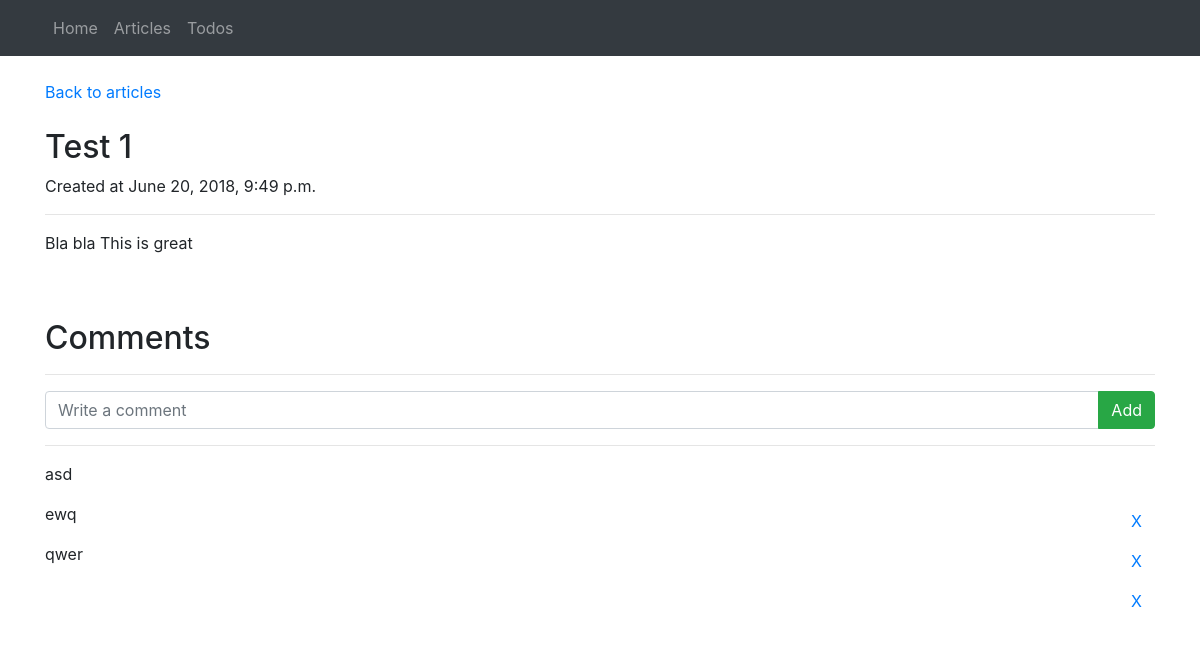
Page /article/27/ on the earlier database version.
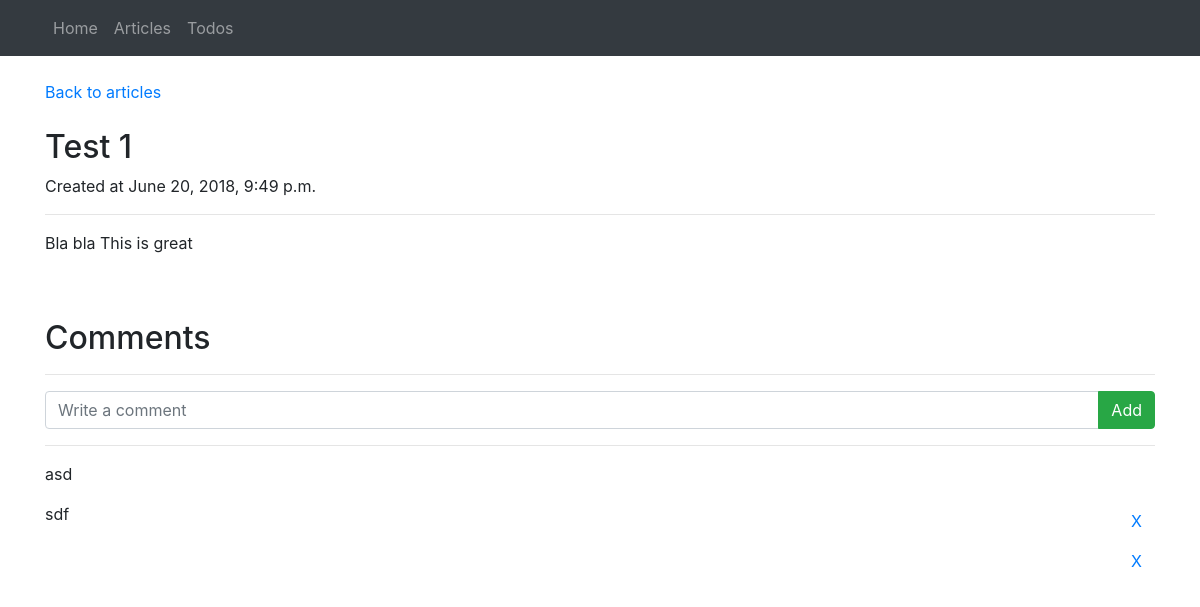
Same page on the later database version.
### app/models.py (models this page shows, shortened)
class Article(models.Model):
    id = models.BigAutoField(primary_key=True)
    name = models.CharField(max_length=50)
    content = models.TextField()
    create_date = models.DateTimeField(default=timezone.now())

class Comment(models.Model):
    id = models.BigAutoField(primary_key=True)
    article = models.ForeignKey(Article, on_delete=models.CASCADE)
    content = models.TextField()
    create_date = models.DateTimeField(default=timezone.now())

### app/views/article_views.py (the view)
# urls.py: path('article/<int:article_id>/', article_views.article_show, name='article-show'),
@require_GET
def article_show(request, article_id):
    article = get_object_or_404(Article, id=article_id)
    return render(request, 'article/show.html', {'article':article})

### app/templates/article/show.html (shortened to what this page needs)
{% extends "base.html" %}
{% block content %}
  <br>
  <div class="container">
    <a href="/article/">Back to articles</a>
    <br><br>
    <h2>{{article.name}}</h2>
    <p>Created at {{article.create_date}}</p>
    <hr>
    <p>{{article.content}}</p>
    <br><br>
    <h2>Comments</h2>
    <hr>
    <form action="{% url 'article-comment' article.id %}" method="post">
      <div class="input-group">
        <input type="text" name="comment" class="form-control" placeholder="Write a comment">
        <div class="input-group-append">
          <button type="submit" class="btn btn-success">Add</button>
        </div>
      </div>
    </form>
    <hr>
    {% for c in article.comment_set.all %}
      <p>
        {{c.content}}
        <form class="inline float-right" action="{% url 'article-comment-delete' article.id c.id %}" method="post">
          <button type="submit" class="btn btn-link">X</button>
        </form>
      </p>
    {% empty %}
      <p>No comments yet</p>
    {% endfor %}
  </div>
{% endblock content %}

### app/templates/base.html (shortened to what this page needs)
<!DOCTYPE html>
<html>
<head>
  {% load static %}
  <link rel="stylesheet" href="{% static 'css/bootstrap.css' %}" />
  <link rel="stylesheet" href="{% static 'css/utils.css' %}" />
</head>
<body>
  <nav class="navbar navbar-expand-md navbar-dark bg-dark">
    <div class="container">
      <div class="collapse navbar-collapse" id="navbarNav">
        <ul class="navbar-nav">
          <li class="nav-item">
            <a class="nav-link" href="/">Home</a>
          </li>
          <li class="nav-item">
            <a class="nav-link" href="/article/">Articles</a>
          </li>
          <li class="nav-item">
            <a class="nav-link" href="/todo/">Todos</a>
          </li>
        </ul>
      </div>
    </div>
  </nav>
  {% block content %}
  {% endblock content %}
</body>
</html>

### app/static/css/utils.css (style rules this page uses)
.inline { display: inline; }

Differences in the rows shown:
removed Comment: content "ewq"
removed Comment: content "qwer"
added Comment: content "sdf"
